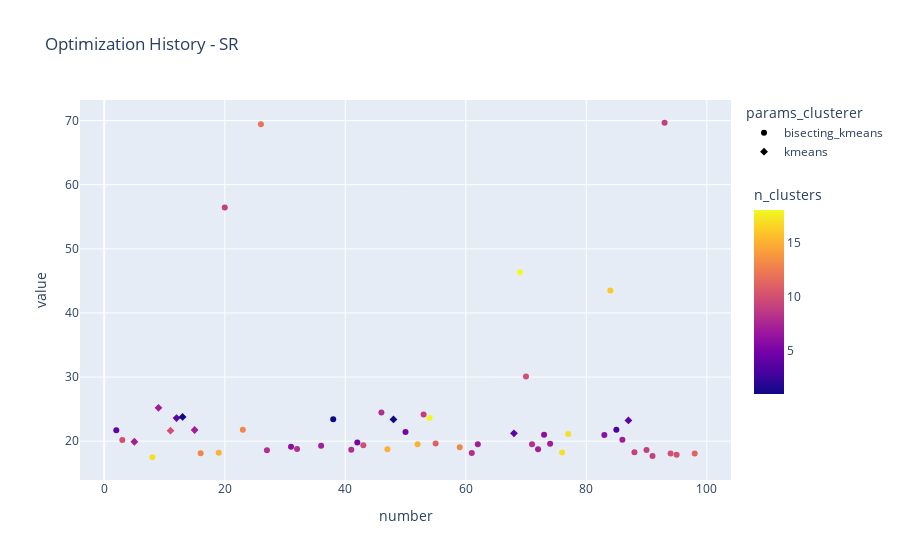

Here is the notebook cell this chart was saved with:
### Code cell
fig = px.scatter(df_filter_sr, 
                 x="number", 
                 y="value", 
                 symbol="params_clusterer",
                 color="n_clusters",
                 title="Optimization History - SR",)

fig.update_coloraxes(
    colorbar_title_side="top",
    colorbar=dict(len=0.6)  # reduz altura da barra de cor
)

fig.show()

### Figure 1 — Plotly figure (JSON) as saved in the notebook; plotly's stock layout.template omitted (floating-point values rounded to 4 significant figures)
{"data": [{"hovertemplate": "params_clusterer=bisecting_kmeans<br>number=%{x}<br>value=%{y}<br>n_clusters=%{marker.color}<extra></extra>", "legendgroup": "bisecting_kmeans", "marker": {"color": [4.0, 10.0, 17.0, 13.0, 15.0, 9.0, 13.0, 12.0, 8.0, 6.0, 8.0, 7.0, 1.0, 8.0, 5.0, 10.0, 8.0, 15.0, 5.0, 15.0, 9.0, 18.0, 11.0, 13.0, 8.0, 7.0, 18.0, 10.0, 8.0, 7.0, 6.0, 7.0, 17.0, 17.0, 6.0, 16.0, 3.0, 7.0, 9.0, 9.0, 9.0, 9.0, 10.0, 10.0, 11.0], "coloraxis": "coloraxis", "symbol": "circle"}, "mode": "markers", "name": "bisecting_kmeans", "orientation": "v", "showlegend": true, "type": "scatter", "x": [2, 3, 8, 16, 19, 20, 23, 26, 27, 31, 32, 36, 38, 41, 42, 43, 46, 47, 50, 52, 53, 54, 55, 59, 61, 62, 69, 70, 71, 72, 73, 74, 76, 77, 83, 84, 85, 86, 88, 90, 91, 93, 94, 95, 98], "xaxis": "x", "y": [21.69, 20.16, 17.49, 18.11, 18.18, 56.43, 21.78, 69.45, 18.59, 19.13, 18.78, 19.28, 23.42, 18.68, 19.79, 19.35, 24.47, 18.72, 21.42, 19.53, 24.15, 23.6, 19.63, 19.04, 18.17, 19.52, 46.35, 30.09, 19.5, 18.73, 21.0, 19.6, 18.22, 21.12, 20.95, 43.52, 21.79, 20.21, 18.28, 18.63, 17.67, 69.67, 18.06, 17.87, 18.06], "yaxis": "y"}, {"hovertemplate": "params_clusterer=kmeans<br>number=%{x}<br>value=%{y}<br>n_clusters=%{marker.color}<extra></extra>", "legendgroup": "kmeans", "marker": {"color": [7.0, 7.0, 10.0, 4.0, 1.0, 7.0, 1.0, 4.0, 4.0], "coloraxis": "coloraxis", "symbol": "diamond"}, "mode": "markers", "name": "kmeans", "orientation": "v", "showlegend": true, "type": "scatter", "x": [5, 9, 11, 12, 13, 15, 48, 68, 87], "xaxis": "x", "y": [19.91, 25.21, 21.63, 23.6, 23.78, 21.74, 23.39, 21.22, 23.23], "yaxis": "y"}], "layout": {"coloraxis": {"colorbar": {"len": 0.6, "title": {"side": "top", "text": "n_clusters"}}, "colorscale": [[0, "#0d0887"], [0.1111, "#46039f"], [0.2222, "#7201a8"], [0.3333, "#9c179e"], [0.4444, "#bd3786"], [0.5556, "#d8576b"], [0.6667, "#ed7953"], [0.7778, "#fb9f3a"], [0.8889, "#fdca26"], [1, "#f0f921"]]}, "legend": {"title": {"text": "params_clusterer"}, "tracegroupgap": 0}, "title": {"text": "Optimization History - SR"}, "xaxis": {"anchor": "y", "domain": [0, 1], "title": {"text": "number"}}, "yaxis": {"anchor": "x", "domain": [0, 1], "title": {"text": "value"}}}}
